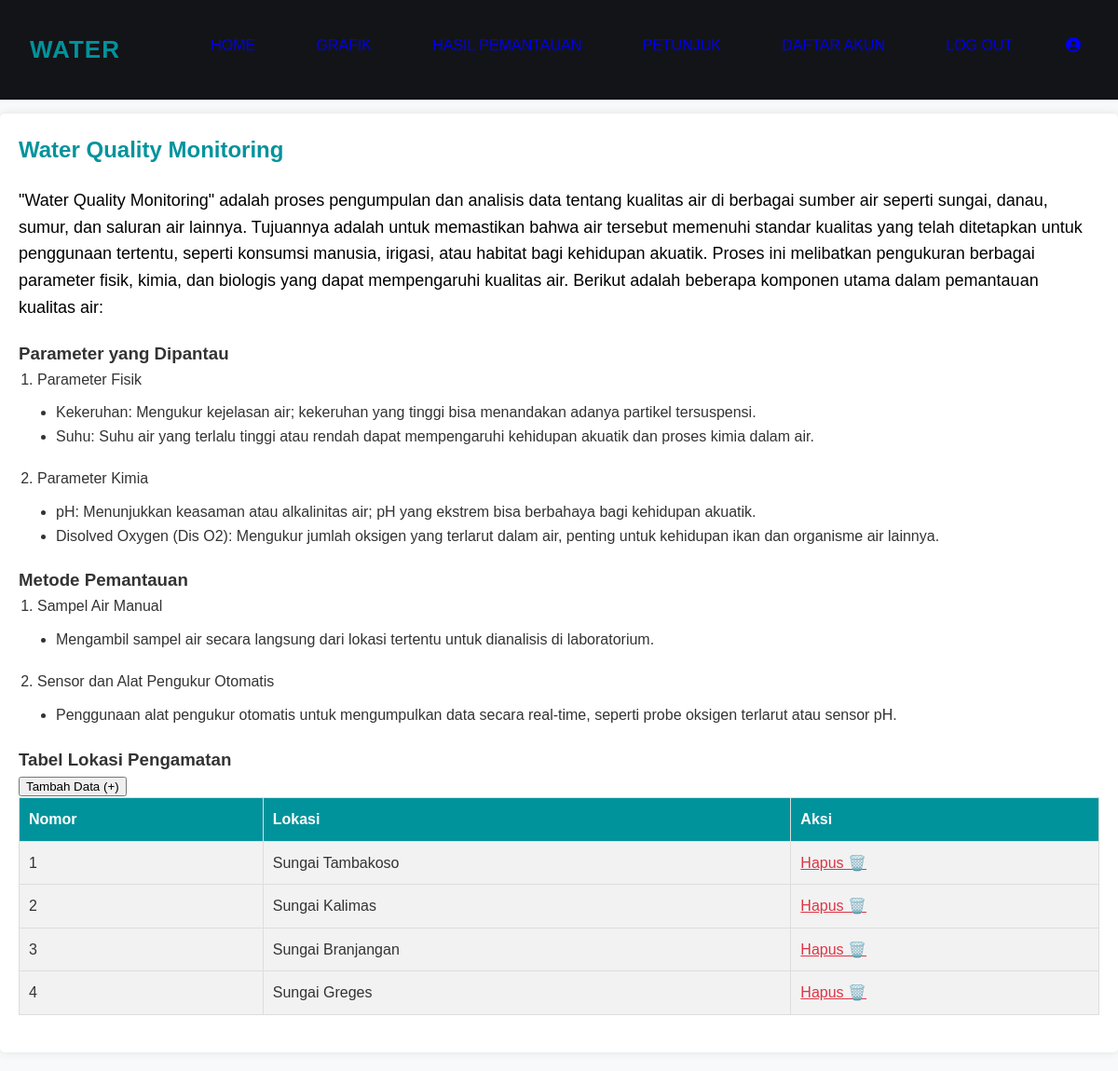
Page /petunjuk.php (signed in) on the committed database.
### tables this page shows
CREATE TABLE `lokasi` (
  `id` int(11) NOT NULL,
  `lokasi` varchar(255) DEFAULT NULL
);

### petunjuk.php (the view, shortened to what this page needs)
<!DOCTYPE html>
<html lang="en">
    <head>
        <link rel="stylesheet" href="https://cdnjs.cloudflare.com/ajax/libs/font-awesome/6.5.2/css/all.min.css">
        <link rel="stylesheet" href="css/style_navbar.css">
        <link rel="stylesheet" href="css/style_petunjuk.css">
        <link rel="stylesheet" href="css/style_modal.css">
    </head>
    <body>
    <?php
        require_once "koneksi.php";
          $role_id = $_SESSION['role_id'];
    ?>
<header>
    <nav>
        <div class="logo" style="display: flex;align-items: center;">
         <span style="color:#01939c; font-size:26px; font-weight:bold; letter-spacing: 1px;margin-left: 20px;">WATER</span>
        </div>
        <ul class="nav-links">
            <li><a href="home.php">Home</a></li>
            <li><a href="grafik/grafik.php">Grafik</a></li>
            <li><a href="pemantauan/hasil_pemantauan.php">Hasil Pemantauan</a></li>
            <li><a href="petunjuk.php">Petunjuk</a></li>
            <?php if ($role_id == 1) {?>
                <li><a href="akun/daftar_akun.php">Daftar Akun</a></li>
            <?php } ?>
            <li><a href="akun/logout.php">Log Out</a></li>
            <li>
            <?php if ($role_id == 1) {?>
                <a href="home.php">
            <?php } ?>
                    <div class="card">
                        <div class="icon">
                            <i class="fas fa-circle-user"></i>
                        </div>
                    </div>
                </a>
            </li>
        </ul>
    </nav>
</header>
<br><br><br><br>
<main>
    <article>
        <h2>Water Quality Monitoring</h2>
        <p>"Water Quality Monitoring" adalah proses pengumpulan dan analisis data tentang kualitas air di berbagai sumber air seperti sungai, danau, sumur, dan saluran air lainnya. Tujuannya adalah untuk memastikan bahwa air tersebut memenuhi standar kualitas yang telah ditetapkan untuk penggunaan tertentu, seperti konsumsi manusia, irigasi, atau habitat bagi kehidupan akuatik. Proses ini melibatkan pengukuran berbagai parameter fisik, kimia, dan biologis yang dapat mempengaruhi kualitas air. Berikut adalah beberapa komponen utama dalam pemantauan kualitas air:</p>
        <h3>Parameter yang Dipantau</h3>
        <ol type="1">
            <li>Parameter Fisik</li>
            <ul>
                <li>Kekeruhan: Mengukur kejelasan air; kekeruhan yang tinggi bisa menandakan adanya partikel tersuspensi.</li>
                <li>Suhu: Suhu air yang terlalu tinggi atau rendah dapat mempengaruhi kehidupan akuatik dan proses kimia dalam air.</li>
            </ul>
            <li>Parameter Kimia</li>
            <ul>
                <li>pH: Menunjukkan keasaman atau alkalinitas air; pH yang ekstrem bisa berbahaya bagi kehidupan akuatik.</li>
                <li>Disolved Oxygen (Dis O2): Mengukur jumlah oksigen yang terlarut dalam air, penting untuk kehidupan ikan dan organisme air lainnya.</li>
            </ul>
        </ol>
        <h3>Metode Pemantauan</h3>
        <ol type="1">
            <li>Sampel Air Manual</li>
            <ul>
                <li>Mengambil sampel air secara langsung dari lokasi tertentu untuk dianalisis di laboratorium.</li>
            </ul>
            <li>Sensor dan Alat Pengukur Otomatis</li>
            <ul>
                <li>Penggunaan alat pengukur otomatis untuk mengumpulkan data secara real-time, seperti probe oksigen terlarut atau sensor pH.</li>
            </ul>
        </ol>
        <h3>Tabel Lokasi Pengamatan</h3>
        <div>
            <?php if ($role_id == 1 || $role_id == 2) {?>
                <button id="myBtn" class="bubble-button">Tambah Data (+)</button>
            <?php } ?>
        </div>
        <table border="1">
        <tr>
            <th>Nomor</th>
            <th>Lokasi</th>
            <?php if ($role_id == 1 || $role_id == 2) {?>
            <th>Aksi</th>
            <?php } ?>
        </tr>
<?php
$sql = "SELECT * FROM lokasi";
$result = mysqli_query($koneksi, $sql);
$nomor = 1;
if (mysqli_num_rows($result) > 0) {
    while ($row = mysqli_fetch_assoc($result)) {
        echo '<tr>
                <td>' . $nomor . '</td>
                <td>' . $row['lokasi'] . '</td>';
            if ($role_id == 1 || $role_id == 2) {
                echo '<td> <a class="action-icon delete-btn" href="#" data-id=' . $row['id'] . '> Hapus 🗑️</a> </td>';
            }
        echo '</tr>';
        $nomor++;
    }
echo'</table>';
} else {
    echo "No records found.";
}
?>
    </article>
</main>
    </body>
</html>

### css/style_navbar.css (style rules this page uses)
nav { height: auto; background-color: #131418; display: flex; position: fixed; z-index: 1000; }
.logo { padding:1vh 1vw; text-align: center; }
.nav-links { display: flex; list-style: none; width: 88vw; padding: 0 0.7vw; justify-content: space-evenly; align-items: center; text-transform: uppercase; }
.nav-links li a { text-decoration: none; margin: 0 0.7vw; }
.nav-links li { position: relative; }

### css/style_petunjuk.css (style rules this page uses)
body, h1, h2, h3, p, ul, ol, li, table, th, td { margin: 0; padding: 0; box-sizing: border-box; }
body { font-family: Arial, sans-serif; background-color: #f8f9fa; color: #333; line-height: 1.6; }
main { max-width: 1200px; margin: 20px auto; padding: 20px; background: #fff; box-shadow: 0 0 10px rgba(0, 0, 0, 0.1); border-radius: 5px; }
h2 { margin-bottom: 20px; color: #01939c; }
p, ol { margin-bottom: 20px; }
ul { margin: 10px 0 20px 20px; list-style-type: disc; }
ol { list-style-type: decimal; padding-left: 20px; }
table { width: 100%; border-collapse: collapse; margin-bottom: 20px; }
table, th, td { border: 1px solid #ddd; }
th, td { padding: 10px; text-align: left; }
th { background-color: #01939c; color: #fff; }
td { background-color: #f2f2f2; }
.delete-btn { color: #dc3545; }

### css/style_modal.css (style rules this page uses)
p { font-size: large; color: black; }

### rows in the picture
lokasi: lokasi "Sungai Tambakoso"
lokasi: lokasi "Sungai Kalimas"
lokasi: lokasi "Sungai Branjangan"
lokasi: lokasi "Sungai Greges"
